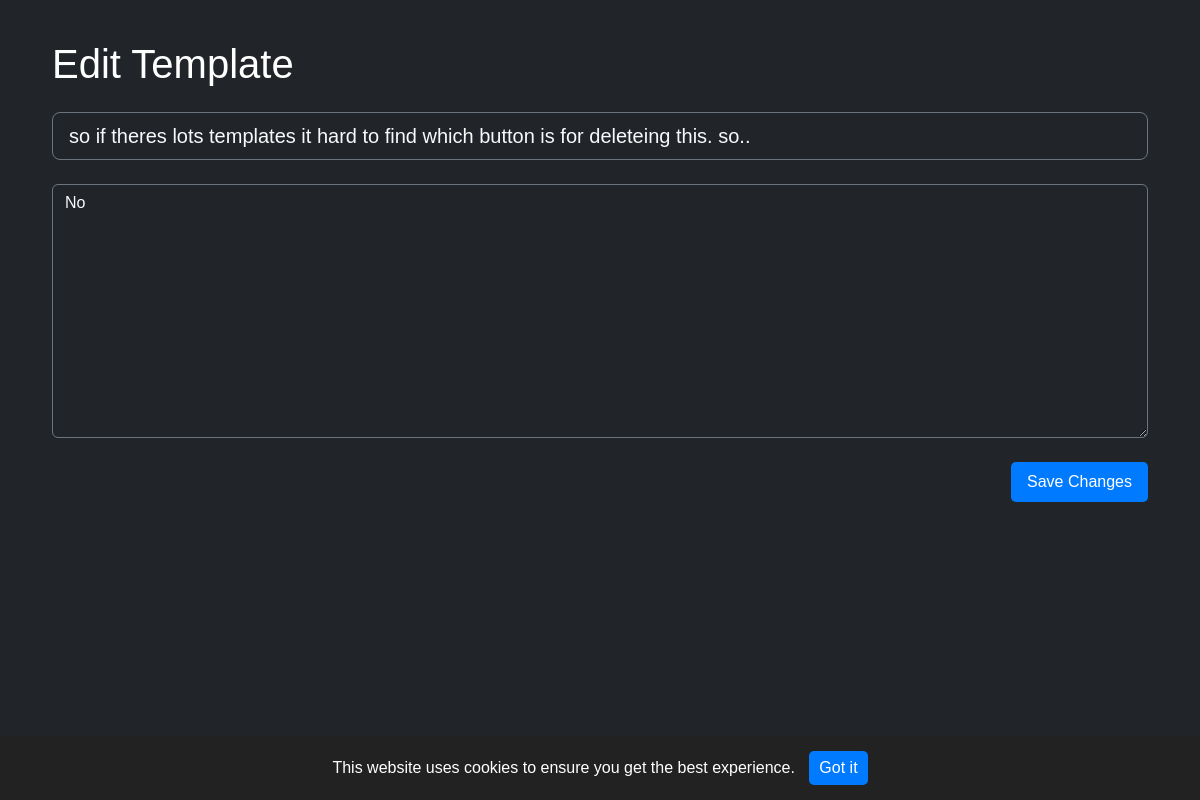
Screenshot of /prompts/12/edit/ (signed in) with the database file from the repository.
### core/models.py (models this page shows, shortened)
class PromptTemplate(models.Model):
    user = models.ForeignKey(User, on_delete=models.CASCADE)
    title = models.CharField(max_length=100)  # <-- Title field
    content = models.TextField()  # <-- Big free text field

### core/views.py (the view, shortened to what this page needs)
# urls.py: path('prompts/<int:template_id>/edit/', views.edit_prompt_template, name='edit_prompt_template'),
@login_required
def edit_prompt_template(request, template_id):
    template = get_object_or_404(PromptTemplate, id=template_id, user=request.user)
    return render(request, 'prompts/edit_template.html', {'template': template})

### core/templates/prompts/edit_template.html (shortened to what this page needs)
{% extends 'base.html' %}
{% block content %}
<div class="container">
  <h1 class="mb-4">Edit Template</h1>
  <form method="POST">
    <input type="text" name="title" value="{{ template.title }}" class="form-control form-control-lg mb-4 bg-dark text-light border-secondary" placeholder="Template Title">
    <textarea name="content" rows="10" class="form-control bg-dark text-light border-secondary" placeholder="Template Content">{{ template.content }}</textarea>
    <div class="text-end mt-4">
      <button type="submit" class="btn btn-primary">Save Changes</button>
    </div>
  </form>
</div>
{% endblock %}

### core/templates/base.html (style rules this page uses)
body { font-family: sans-serif; background-color: #212529; color: white; padding: 40px; }
input, textarea, select { width: 100%; padding: 10px; margin-top: 5px; margin-bottom: 20px; background-color: #222; color: white; border: 1px solid #555; }
button:not(.btn-danger):not(.btn-secondary):not(.btn-outline-light):not(.btn-outline-danger), .btn:not(.btn-danger):not(.btn-secondary):not(.btn-outline-light):not(.btn-outline-danger) { background-color: #007bff; color: white; padding: 8px 16px; text-decoration: none; border: none; border-radius: 5px; cursor: pointer; }

### rows the page displays
PromptTemplate: title "so if theres lots templates it hard to find which button is for deleteing this. so..", content "No"
